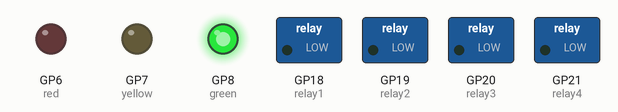
A program run on a simulated Raspberry Pi Pico running MicroPython. Parts: switched loads named in the program (green lamp = pin HIGH), output pins drawn as LEDs (lit = HIGH). Threads take turns every 2 ms; what the program prints to the serial console is not drawn.

Above: at 19.02 s.
At 22.0 s:
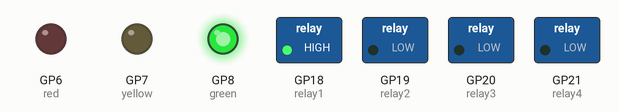
At 27.5 s:
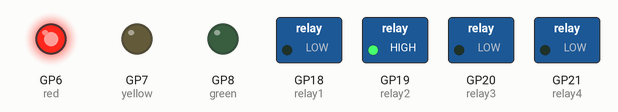
At 32.5 s:
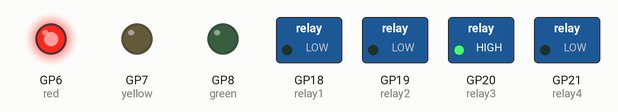
At 40.0 s:
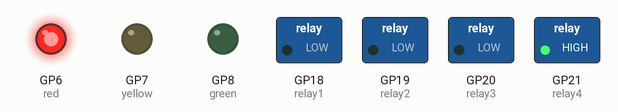
Timing chart, 0 to 49.0 s (numbered marks = the images above):
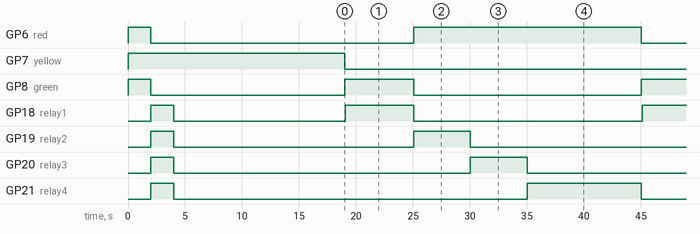

Measured:
- by itself, GP6 (red): repeats every 26.1 s: HIGH 20.0 s, LOW 6.1 s
- by itself, GP8 (green): repeats every 26.1 s: HIGH 6.1 s, LOW 20.0 s
- by itself, GP18 (relay1): repeats every 26.1 s: HIGH 6.0 s, LOW 20.1 s
- by itself, GP19 (relay2): alternates HIGH for 5.0 s and LOW for 21.1 s
- by itself, GP20 (relay3): repeats every 26.1 s: HIGH 5.0 s, LOW 21.1 s
- by itself, GP21 (relay4): repeats every 26.1 s: HIGH 10.0 s, LOW 16.1 s

The program:

halloween_pico_code_rev10.py
```python
#
# Halloween Animatronic Automation System
# This code is using both cores of a Pico or Pico W. Core 1 is running a sensor thread for the KY-008 laser
# detector via a DaFuRui 5V Relay board. The relay connects to pin14 on the Pico. When someone breaks the
# beam between the ky-008 laser and detector it trips the relay which activates the p14 on Pico.
# Then the core_1 kicks off and turns on each of the four SB Components Pico Relay Board (a really cool board!!!)
# in series with a sleep between each relay to let the animatronic play.
#
# This code also controller an stop light LED board do show status of the controller during boot (yellow),
# green when waiting for someone to trip the laster and then red once the animatronics start running.
#
# it supports 7 controllers by configuring the animatronics in the animatronicCfg List. the code gets the
# controller id from the pico and uses that to determine the controller #
#
#
#
codeRev="10"
codeDate="26 Oct 2025"

from machine import Pin, lightsleep, PWM
import _thread
import time, utime

# configure controller/animatronics pairing
#
#  this is design for our maze which has 7 raspberry pico controllers.
#
# cxr1 is controller #, relay #
ControllerIDs=["E661A4D4176D6D29",
               "E6616408438D882B",
               "E6611C08CB419822",
               "E661410403206530",
               "E661385283543132",
               "E6614104034B2730",
               "E66358986366412B"]

animatronicsCfg = [['A/Scary Boy',6, 'B/Scary Girl',5,'C/Clown',5,'D/Ghost',5,"sleep time",5],
                    ['E/Crawing Zombie',4, 'DD/Ratman',7,'EE/Leatherface',8,'empty_c2s3',1,"sleep time",1],
                    ['FF/Jump Scare Pumpkin',15,'Skeleton Barrel',5, 'empty_c3s3',0,'empty_c3s4',0,"sleep time",10],
                    ['Pumpkin Guy',4, 'Witch',4,'I/Barry',6,'Werewolf 1 & 2',4,"sleep time",3],
                    ['Ghoul',5, 'Bottomless Zombie',5,'Dog House',5,'Headless Skull Guy',5,"sleep time",5],
                    ['empty_c6s1',6, 'empty_c6s2',6,'empty_c6s3',6,'empty_c6s4',6,"sleep time",5],
                    ['empty_c7s1',5, 'empty_c7s2',5,'empty_c7s3',5,'empty_c7s4',5,"sleep time",5]]

#
# longest time period of the 4 animatronics. this is used during boot up to make sure
# all animatronics would and are in steady state before transitioning into sensor mode
#
animatronicsInitialDelay=15

# initialize pins for relays (animatronics)
relay1 = Pin(18, Pin.OUT)
relay2 = Pin(19, Pin.OUT)
relay3 = Pin(20, Pin.OUT)
relay4 = Pin(21, Pin.OUT)

# Initialize pins for LEDs
red = PWM(Pin(6), freq=1000)  #  red LED
yellow = PWM(Pin(7), freq=1000)  #  yellow LED
green = PWM(Pin(8), freq=1000)  # green LED

# sensor Pin
sensorPin = Pin(14,Pin.IN, Pin.PULL_UP)

# mode pin - if connected then controller will run if sensor not found
#
# if jumper from pin10 to pin11 in place animatronics will run only if laser signal is received
# if jumper from pin10 to pin11 removed anitmatronics will run if laser signal not received (default/fail safe mode)
#modePinIn=Pin(11,Pin.IN, Pin.PULL_DOWN)
#modePinIn.value(0)
#modePinOut=Pin(10,Pin.OUT, Pin.PULL_UP)
#modePinOut.value(1)

#
# initialize pins for dip switch - currently not used
#
#dipSwitchPin1 = Pin(10, Pin.IN,Pin.PULL_UP)
#dipSwitchPin2 = Pin(11, Pin.IN,Pin.PULL_UP)
#dipSwitchPin3 = Pin(12, Pin.IN,Pin.PULL_UP)
#dipSwitchPin4 = Pin(13, Pin.IN,Pin.PULL_UP)

# thread syncronization global variable
runAnimatronic=False

#enable debugging
debug=False
debug2=False

# more globals
controllerNumber=1 #default


# Function to set the brightness of an LED (0-100%)
def set_brightness(led, brightness):
    if brightness < 0 or brightness > 100:
        raise ValueError("Brightness should be between 0 and 100")
    led.duty_u16(int(brightness / 100 * 65535))

def allOn():
    relay1.value(1)
    relay2.value(1)
    relay3.value(1)
    relay4.value(1)

def allOff():
    relay1.value(0)
    relay2.value(0)
    relay3.value(0)
    relay4.value(0)

#
# get's the PICO ID so the code can switch automatically based on the controller.
#
# from https://forums.raspberrypi.com/viewtopic.php?t=349189
#
def getPicoID():
    id = ""
    for b in machine.unique_id():
      id += "{:02X}".format(b)
    return(id)

def sensorThread():
    global runAnimatronic
    global sensorPin
    c=0
    set_brightness(green, 100)
    set_brightness(red, 0)

    while True:
        if debug2: print("count=",c," sensor/pin_14=",sensorPin.value())
        lightsleep(50)
        c = c + 1
        if sensorPin.value() == 1:
            if debug: print("Waiting for animatronics to run, sensor value=",sensorPin.value())
            runAnimatronic=True
            while runAnimatronic == True:
                pass
            set_brightness(green, 100)
            if debug: print("Waiting for sensor detection, sensor value=",sensorPin.value())
        else:
            pass

def animatronicThread():
    global runAnimatronic
    while True:


        while runAnimatronic == False:
            pass

        if debug: print("Run Animatronics")

        if debug: print("Animatronic #1 - ",animatronicsCfg[controllerNumber-1][0],"/",animatronicsCfg[controllerNumber-1][1])
        relay1.toggle()
        utime.sleep(animatronicsCfg[controllerNumber-1][1])
        #
        # at the end of animatronic #1 turn light to red
        set_brightness(red, 100)
        set_brightness(green, 0)
        allOff()

        if debug: print("Animatronic #2 - ",animatronicsCfg[controllerNumber-1][2],"/",animatronicsCfg[controllerNumber-1][3])
        relay2.toggle()
        utime.sleep(animatronicsCfg[controllerNumber-1][3])
        allOff()

        if debug: print("Animatronic #3 - ",animatronicsCfg[controllerNumber-1][4],"/",animatronicsCfg[controllerNumber-1][5])
        relay3.toggle()
        utime.sleep(animatronicsCfg[controllerNumber-1][5])
        allOff()

        if debug: print("Animatronic #4 - ",animatronicsCfg[controllerNumber-1][6],"/",animatronicsCfg[controllerNumber-1][7])
        relay4.toggle()
        utime.sleep(animatronicsCfg[controllerNumber-1][7])

        # extra time to make sure all animatronics are done so they can restart correctly
        if debug: print("Sleep Time - ",animatronicsCfg[controllerNumber-1][8],"/",animatronicsCfg[controllerNumber-1][9])
        utime.sleep(animatronicsCfg[controllerNumber-1][9])

        allOff()
        set_brightness(red, 0)
        if debug: print("Animatronics Run Done")
        runAnimatronic=False


#
# main code
#
def main():
    global controllerNumber
    global animatronic
    global runAnimatronic

    if debug: print("Initializing System, please wait...")
    if debug: print("Code Rev: ",codeRev," Code Date: ",codeDate)
    if debug: print("Pico's Unique ID=",getPicoID())
    # change this to reflect which controller above in the list that this instance is supporting
    try:
        controllerNumber=ControllerIDs.index(getPicoID())+1
    except:
        print("Unknown Controller, defaulting to 1")
        controllerNumber=1
    if debug: print("Controller Number=",controllerNumber)
    if debug: print("Animatronics Configured=",animatronicsCfg[controllerNumber-1])
    if debug: print("Sensor Pin Current Value=",sensorPin.value())

    set_brightness(green, 100)
    set_brightness(yellow, 100)
    set_brightness(red, 100)
    utime.sleep(2)
    set_brightness(green, 0)
    set_brightness(red, 0)
    if debug: print("All Animatronics will activate to verify connection and function")
    allOff()
    allOn()
    utime.sleep(2)
    allOff()
    sensorPin.value(0)
    runAnimatronic=False
    utime.sleep(animatronicsInitialDelay)
    set_brightness(yellow, 0)

    set_brightness(green, 100)
    if debug: print("Start Animatronic Thread")
    animatronic = _thread.start_new_thread(animatronicThread,())
    if debug: print("Start Sensor Thread")
    if debug: print("Controller is now live!")
    sensorThread()

    allOff()

#
# run main()
#
main()
```
